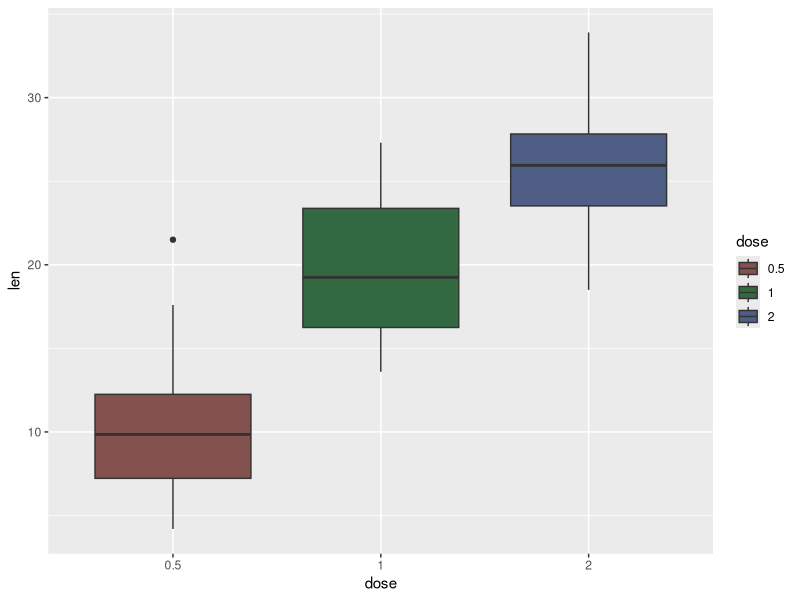
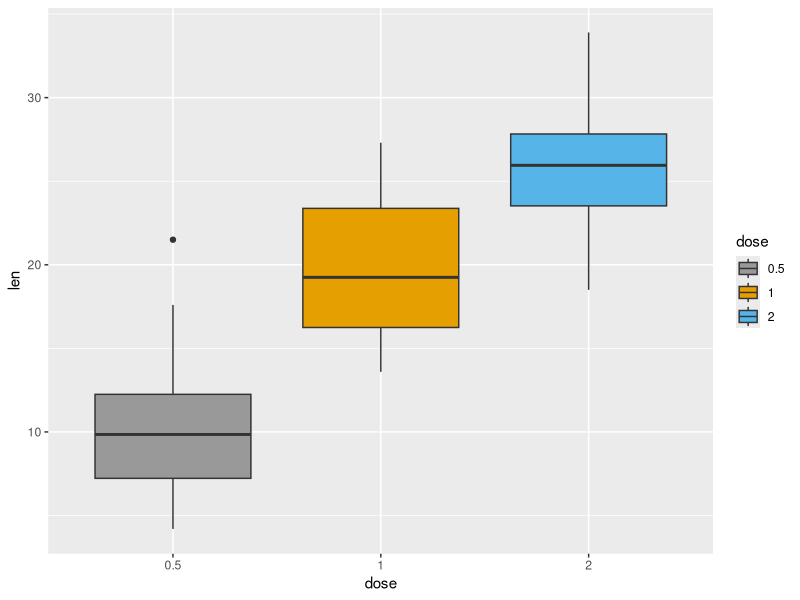
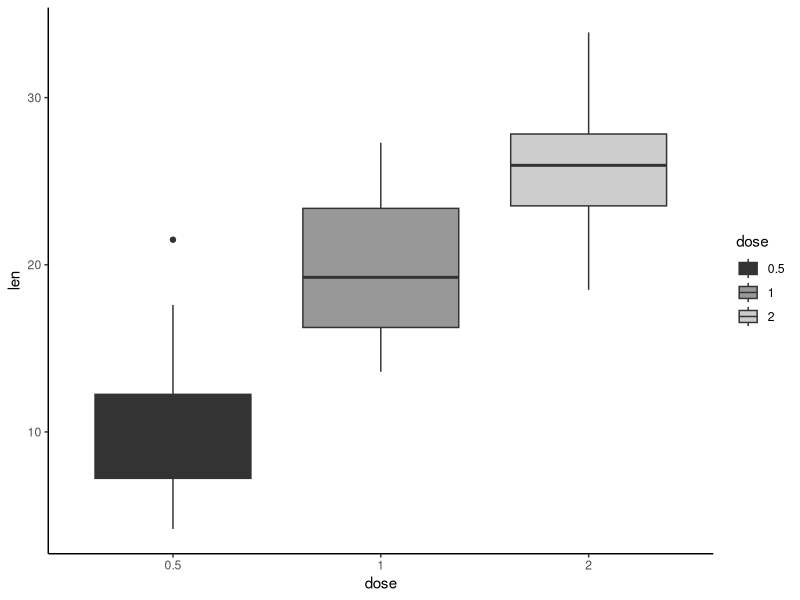
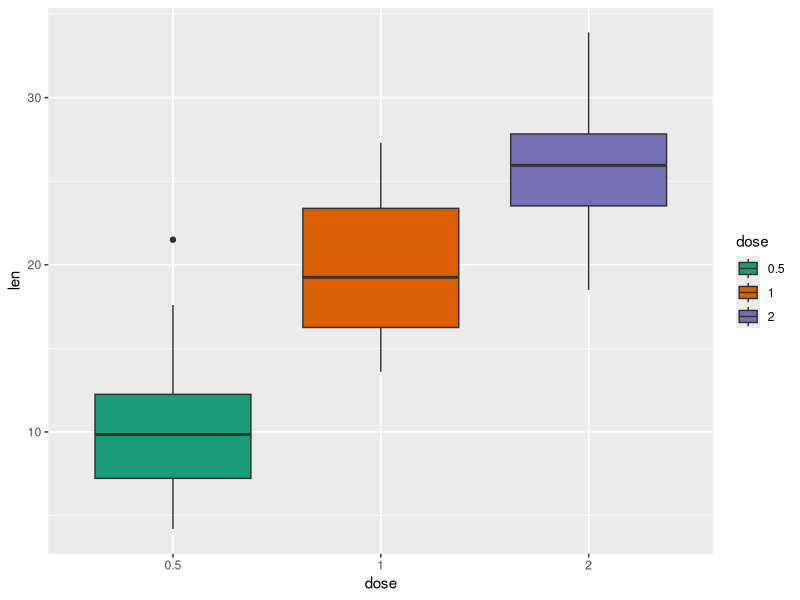

Recreate these plots in R, in order.
# Loading library
library(tidyverse)

# Looking at dataset
data("ToothGrowth")
View(ToothGrowth)

# Filtering data to see only rows where the dose of vitamin C in 0.5
filtered_tg <- filter(ToothGrowth, dose==0.5)
View(filtered_tg)

# Sorting data by length of tooth
arrange(filtered_tg, len)

# Nested function
arrange(filter(ToothGrowth, dose==0.5), len)

# Using pipe
filtered_toothgrowth <- ToothGrowth %>% 
  filter(dose==0.5) %>%
  arrange(len)
View(filtered_toothgrowth)

# Average tooth length for supplements: OJ and VC
filtered_supplements <- ToothGrowth %>% 
  filter(dose==0.5) %>%
  group_by(supp) %>% 
  summarise(mean_len = mean(len, na.rm = T),.group="drop")
View(filtered_supplements)

# Converting dose columns from numeric to factor variables
ToothGrowth$dose <- as.factor(ToothGrowth$dose)

# Visualizations
bp<-ggplot(ToothGrowth, aes(x=dose, y=len, fill=dose)) +
  geom_boxplot()

bp + scale_fill_hue(l=40, c=35)

bp + scale_fill_manual(values=c("#999999", "#E69F00", "#56B4E9"))

bp + scale_fill_grey() + theme_classic()

bp + scale_fill_brewer(palette="Dark2")
